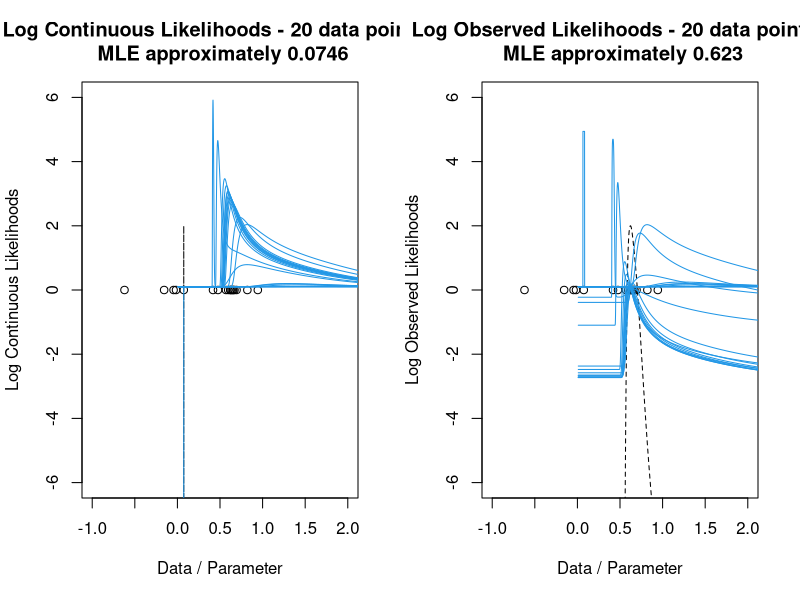

Reproduce this figure in R.
pdf(file="Figure7.pdf",width=10)

# DEMO OF AN INCONSISTENT MAXIMUM LIKELIHOOD ESTIMATOR WITH CONTINUOUS PARAMETER
#
# Data is i.i.d. real, with distribution (1/2)N(0,1) + (1/2)N(t,exp(-1/t^2)^2),
# where t is a positive real parameter.


# PRODUCE DEMO PLOTS.  Leaves the generated data in the global variable x for
# possible later examination.

demo <- function()
{ 
  par(mfrow=c(2,3))

  plot.density(2.5)
  plot.density(0.6)
  plot.density(0.2)

  set.seed(1)
  x <<- gen(0.6,100)
  plot.lik(x[1:10])
  plot.lik(x[1:30])
  plot.lik(x)
}


# GENERATE DATA FROM THE MODEL WITH A GIVEN PARAMETER VALUE.  Arguments are
# the parameter value, t, and the number of data points to generate, m.

gen <- function (t,n)
{
  m <- rep(0,n)
  s <- rep(1,n)
  
  w <- runif(n) < 1/2
  m[w] <- t
  s[w] <- exp(-1/t^2)

  rnorm(n,m,s)
}


# COMPUTE LOG DENSITIES OF DATA VALUES FOR A GIVEN PARAMETER VALUE.  Arguments
# are a vector of data values, x, and the parameter value, t.  
#
# Special care is taken to compute the log of extreme density values without 
# overflow.  Data points exactly equal to the parameter value are treated
# specially, since for them the log of the exponential part of the density 
# vanishes, producing results that don't overflow even when the standard
# deviation, exp(-1/t^2), overflows.

log.density <- function (x,t)
{
  ll1 <- dnorm(x,0,1,log=TRUE) + log(0.5)

  ll2 <- dnorm(x,t,exp(-1/t^2),log=TRUE) + log(0.5)
  ll2[x==t] <- -0.5*log(2*pi) + 1/t^2 + log(0.5)

  ll <- rep(NA,length(x))
  for (i in 1:length(x))
  { ll[i] <- add.logs(ll1[i],ll2[i])
  }

  ll
}


# COMPUTE THE LOG LIKELIHOOD GIVEN A DATA VECTOR AND PARAMETER VALUE.  Arguments
# are the vector of data values, x, and the parameter value, t.

log.lik <- function (x,t)
{
  sum(log.density(x,t))
}


# PLOT THE DENSITY FUNCTION FOR A GIVEN PARAMETER VALUE.  Arguments are the
# parameter value, t, and the grid of data values at which to evaluate the
# density.  The grid defaults to 200 points from -3 to 5 (or the parameter
# value, if greater), plus the value of the parameter, where there may be a
# narrow peak in the density that would be missed by the grid.  The vertical
# scale is scaled by a power of ten close to the maximum density, since the
# density values might otherwise overflow.

plot.density <- function (t, grid=sort(c(t,seq(-3,max(5,t),length=200))))
{
  ld <- log.density(grid,t)
  max.ld <- round(max(ld)/log(10))
  ld <- ld - max.ld*log(10)

  plot(grid,exp(ld),type="l",
    xlab="data value",
    ylab=paste("density (x 10^",max.ld,")",sep=""))

  title(paste("Density with parameter",t))
}


# PLOT THE LIKELIHOOD FUNCTION FOR GIVEN DATA, AND FIND MLE.  The argument 
# is a vector of data values, x.  Additional arguments may be given, and are
# passed on the the plot funcition.  The likelihood is plotted for a grid of
# parameter values from 0.01 to 3, in steps of 0.01, plus all positive
# data values less than 3.  An approximation to the MLE is found by taking 
# the maximum over values on this grid.  Data values in (-3,3) are shown at 
# the bottom of the plot. The vertical scale is scaled by a power of ten close 
# to the maximum likelihood, since likelihood values might otherwise overflow.

plot.lik <- function (x,title="Log Likelihood",grid=NULL,...)
{
  if(is.null(grid)) grid <- sort(c(x[x>0 & x<3],seq(0.01,3,by=0.001)))

  ll <- rep(NA,length(grid))
  for (i in 1:length(grid))
  { ll[i] <- log.lik(x,grid[i])
  }

  mlv <- max(ll)
  mle <- grid[ll==mlv][1]
  max.ll <- round(mlv/log(10))

  #ll <- ll - max.ll*log(10)
  #lik <- exp(ll)
mlvi=(1:length(grid))[ll==mlv]
ll <- ll - ll[ll==mlv] + 2
lik <- ll

  plot(range(grid),c(-6,max(lik) + 4),type="n",xlim=c(-1,2),
    xlab="Data / Parameter",
    ylab=title,
    ...)
  points(x,rep(0,length(x)),lty=19)
  lines(grid,lik,lty=2,col=1)

  title(paste(title, "-",length(x),"data points, \n",
              "MLE approximately",round(mle,4)))
  iol=NULL
  for(k in 1:length(x)){
  for(ki in 1:length(grid))
  iol[ki]=log.lik(x[k],grid[ki]) 
  #iol=iol - iol[ll==mlv] + 2/length(x)
  lines(grid,iol - iol[mlvi] + 2/length(x),col=4)}

}


# ADD NUMBERS REPRESENTED BY LOGS.  Computes log(exp(a)+exp(b)) in a way
# that avoids overflow/underflow problems.

add.logs <- function (a,b)
{ if (a>b)
  { a + log(1+exp(b-a))
  }
  else
  { b + log(1+exp(a-b))
  }
}




demoKOR <- function(n,title="Log Likelihood",grid=NULL)
{ 
  set.seed(1)
  x <<- gen(0.6,n)
  plot.lik(x,title,grid=grid)
}

par(mfrow=c(1,2))

demoKOR(20,title="Log Continuous Likelihoods")


#demoKOR(15,sort(c(x[x>0.1 & x<.15],seq(0.13,.14,by=0.001))))

#change to interval
kdnorm=function(x,m,s,log)
log(pnorm(x + eps,m,s,log=FALSE) - pnorm(x - eps,m,s,log=FALSE))

eps=.01


log.density <- function (x,t)
{
  ll1 <- kdnorm(x,0,1,log=TRUE) + log(0.5)

  ll2 <- kdnorm(x,t,exp(-1/t^2),log=TRUE) + log(0.5)
  #ll2[x==t] <- -0.5*log(2*pi) + 1/t^2 + log(0.5)

  ll <- rep(NA,length(x))
  for (i in 1:length(x))
  { ll[i] <- add.logs(ll1[i],ll2[i])
  }

  ll
}

demoKOR(20,title="Log Observed Likelihoods")
dev.off()

